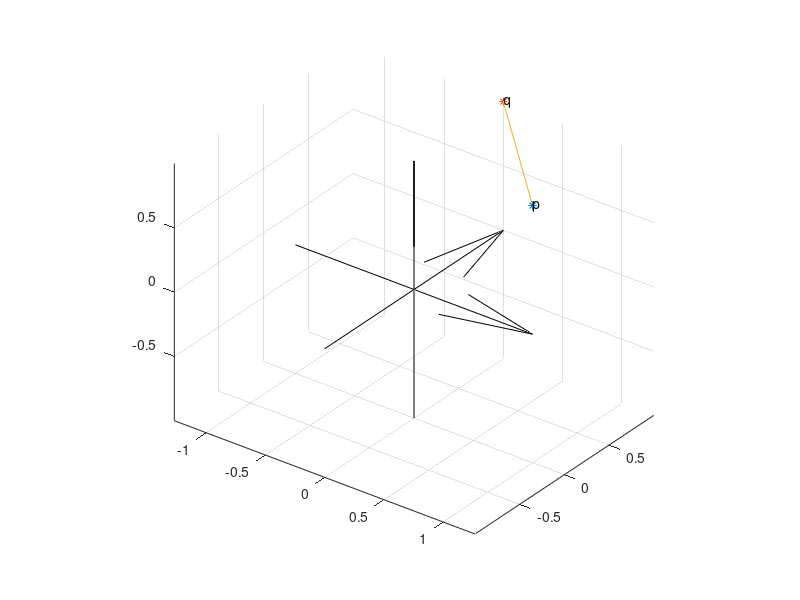

Write the MATLAB code that produced this figure. (Note: this script raises an error after producing the figure.)
%% Line Drawing
clf
hold off
hold on

%% Define the line, and points lying on it, "traditionally"
px = 1; py = 0; pz = 1; p = [px;py;pz];
qx = 0; qy = 1; qz = 1; q = [qx;qy;qz];
v = (q - p)'
m = cross(p,q)'

%% Start with Matlab native drawing
plot3(px,py,pz,'*'), text(px,py,pz,'p')
plot3(qx,qy,qz,'*'), text(qx,qy,qz,'q')
line([px;qx],[py;qy],[pz;qz])
axis equal
view(37,30)
grid on
quiver3(-1,0,0,1,0,0,2,'k')
quiver3(0,-1,0,0,1,0,2,'k')
quiver3(0,0,-1,0,0,1,2,'k')

%% Next create GA versions
p = rgapoint(px,py,pz,1);
q = rgapoint(qx,qy,qz,1);
L = p^q
L = rgaline(L.m);
v = direction(L); v.anti = true
m = moment(L)


% % Create lines with zero moment representing the image plane axes
% I = rgaline([1 0 0],[0 0 0]);
% J = rgaline([0 1 0],[0 0 0]);
% % Next create a line, and then lines K_I and K_J that contain a 
% % point on each of the lines L and I, and L and J respectively.
% %L = rgaline; 
%p = rgapoint(1,0,1); q = rgapoint(0,1,1);
%L = p^q; L = rgaline(L.m);
% %L = unitize(L); % not really needed
% v = direction(L) % need to downcast as a vector...?
% K_I = commutate(L,I,"-v");
% K_J = commutate(L,J,"-v");
% % Finally extract the points on the I and J axes, respectively, & plot.
% poni = antiwedge(wedge(K_I,v),I); % shoudl this be e1 not e41?
% ponj = antiwedge(wedge(K_J,v),J); % should this be e2 not e42?
% line([nonzeros(poni.m);0],[0;nonzeros(ponj.m)])

% 1. Find perpendicular distance of line from origin
o = rgapoint(0,0,0);
doL = dist(o,L);
% 2. Create bounding box around origin big enough to contain the line
a = rgapoint(1,1,1,1); b = rgapoint(-1,1,1,1); c = rgapoint(-1,-1,1,1); d = rgapoint(1,-1,1,1);
e = rgapoint(1,-1,-1,1); f = rgapoint(1,1,-1,1); g = rgapoint(-1,1,-1,1); h = rgapoint(-1,-1,-1,1);
fpx = rgaplane(doL,0,0,1); fmx = rgaplane(-doL,0,0,1);
fpy = rgaplane(0,doL,0,1); fmy = rgaplane(0,-doL,0,1);
fpz = rgaplane(0,0,doL,1); fmz = rgaplane(0,0,-doL,1);
% 3. Search all 6 faces for intersections with line

% 4. Plot line using intersection points

% For planes: Project origin and at least two other points onto plane, then
% create patch from those points.
